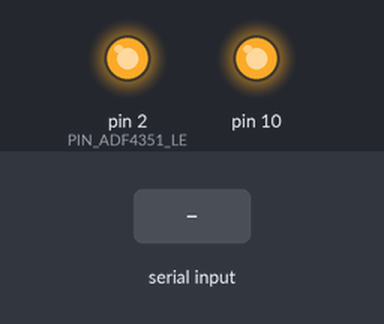
Simulated run of this sketch. Board: Arduino Uno, built with avr-gcc and run on an emulated ATmega328P. On the bench: output pins drawn as LEDs (lit = HIGH). Inputs (shaded band) come from the test bench. What the sketch prints to the serial monitor is not drawn.

Above: at 1.2 s.
1.3 s: "0\n" received over Serial
Timing chart, 0 to 4.3 s (numbered marks = the images above; inputs shaded):
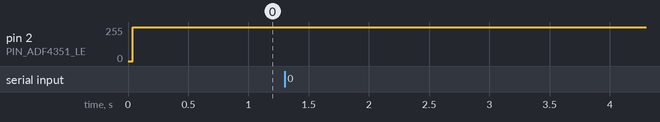

Measured:
- after the input at 1.3 s, every drawn part: stays the same

The sketch:

Arduino_Synth.ino
```cpp
// (licence header left out)
#include <SPI.h>

// Pins
#define PIN_ADF4351_LE 2
#define PIN_ADF4351_MUX 3

// ADF4351 settings
#define ADF4351_DEFAULT_FREQ 1000.0f
#define ADF4351_PFDRF 25.0f
#define ADF4351_MIN_FREQ 35.0f
#define ADF4351_MAX_FREQ 4400.0f


// Other setting
#define SERIAL_BUFFER_LENGTH 40
#define MAIN_LOOP_DELAY 20

// ADF control variables
float currentFrequency = ADF4351_DEFAULT_FREQ;
char currentPower = 0,currentOutputEnable = 0;
char *powerSettings[] = { "-4dBm", "-2dBm",  "+1dBm", "+5dBm"};
char *outputSettings[] = { "Off", "On"};

// Serial
char serialBuffer[SERIAL_BUFFER_LENGTH];
uint8_t currentIndex=0;
char *serialFeedback[] = { "Ok", "NOk"};


// ----------------------------------------
// ----------------ARDUINO-----------------
// ----------------------------------------

void setup()   {
  Serial.begin(9600);
  Serial.println("Command: <0/1 (on/off)> <Freq in MHz> <0-3 (output power)>");
  // Configure pins
  pinMode(PIN_ADF4351_MUX, INPUT);
  pinMode(PIN_ADF4351_LE, OUTPUT);
  digitalWrite(PIN_ADF4351_LE, HIGH);

  // Configure SPI
  SPI.begin();
  SPI.setDataMode(SPI_MODE0);
  SPI.setBitOrder(MSBFIRST);

  // Init. ADF4351
  ADF4351_set(currentOutputEnable,currentPower,currentFrequency,1);
  //serialWriteStatus();
}


void loop() {
  // Handle serial events
  if (serialReadCommand()) {
    ADF4351_set(currentOutputEnable,currentPower,currentFrequency,.01);
    serialWriteStatus();
  }

  delay(MAIN_LOOP_DELAY);
}

// ----------------------------------------
// ----------------Serial-----------------
// ----------------------------------------

uint8_t serialReadCommand(){
  while (Serial.available() > 0) {
    char recieved = Serial.read();

    serialBuffer[currentIndex] = recieved;
    currentIndex ++;
    if (currentIndex >= SERIAL_BUFFER_LENGTH) {
      // Invalid command: command is too long
      Serial.println(serialFeedback[1]);
      currentIndex = 0;
    }

    if (recieved == '\n' || recieved == '\r') {
    // Close string
      serialBuffer[currentIndex-1] = '\0';
    // Clear buffer for next serial transaction
      currentIndex = 0;

    // Split the string
      char* commaIndex = strchr(serialBuffer, ' ');
      if (commaIndex==NULL) {
        // Invalid command: command is malformed
        Serial.println(serialFeedback[1]);
        return 0;
      }
      commaIndex[0] = '\0';
      char* secondCommaIndex = strchr(commaIndex+1, ' ');
      if (secondCommaIndex==NULL) {
        // Invalid command: command is malformed
        Serial.println(serialFeedback[1]);
        return 0;
      }
      secondCommaIndex[0] = '\0';

    // Check values validity
      if (!(strcmp(serialBuffer,"0") == 0 || strcmp(serialBuffer,"1") == 0)) {
        // Invalid command: invalid enable
        Serial.println(serialFeedback[1]);
        return 0;
      }
      if (!(strcmp(secondCommaIndex+1,"0") == 0 || strcmp(secondCommaIndex+1,"1") == 0 || strcmp(secondCommaIndex+1,"2") == 0 || strcmp(secondCommaIndex+1,"3") == 0)) {
        // Invalid command: invalid power
        Serial.println(serialFeedback[1]);
        return 0;
      }
      float serialFrequency = atof(commaIndex+1);
      if (serialFrequency < ADF4351_MIN_FREQ || serialFrequency > ADF4351_MAX_FREQ) {
        // Invalid command: invalid frequency
        Serial.println(serialFeedback[1]);
        return 0;
      }

    // Apply values
      currentOutputEnable = (strcmp(serialBuffer,"0")!=0);
      currentFrequency = serialFrequency;
      currentPower = atoi(secondCommaIndex+1);

      Serial.println(serialFeedback[0]);
      return 1;
    }
  }
  return 0;
}

void serialWriteStatus(){
  Serial.print("Status: ");
  Serial.print(currentFrequency,1);
  Serial.print("MHz ");
  Serial.print(powerSettings[currentPower]);
  Serial.print(" ");
  Serial.println(outputSettings[currentOutputEnable]);
}

// ----------------------------------------
// ----------------ADF4351-----------------
// ----------------------------------------

// Interface
uint16_t gcd (uint16_t a, uint16_t b) {
  uint16_t c;
  while ( a != 0 ) {
    c = a; a = b%a;  b = c;
  }
  return b;
}

/*
* Check if PLL is locked.
* Returns 1 if locked, 0 otherwise.
*/
uint8_t ADF4351_lockdetect(){
  return digitalRead(PIN_ADF4351_MUX);
}

/*
* Set the ADF4351 registers.
* frequency: desired output frequency, in MHz
* power: enum->(0=-4dBm,1=-1dBm,2=2dBm,3=5dBm)
* outputEnable: boolean to enable output
* frequencyResolution: ???
* Return 1 if action was performed, 0 otherwise.
*/
uint8_t ADF4351_set(const uint8_t outputEnable, const uint8_t power, const float frequency, const float frequencyResolution) {
  uint32_t regADF4351[6];

  // Check arguments validity
  if (power < 0 || power > 3)
    return 0;
  if (frequency < ADF4351_MIN_FREQ || frequency > ADF4351_MAX_FREQ)
    return 0;
  if (frequencyResolution < 0.01 || frequencyResolution > 10)
    return 0;

  // Compute registers value
  uint8_t rfDivider,rfDividerValue;
  if (frequency < 68.75) {
    rfDividerValue = 64;
    rfDivider = 6;
  } else if (frequency < 137.5) {
    rfDividerValue = 32;
    rfDivider = 5;
  } else if (frequency < 275) {
    rfDividerValue = 16;
    rfDivider = 4;
  } else if (frequency < 550) {
    rfDividerValue = 8;
    rfDivider = 3;
  } else if (frequency < 1100) {
    rfDividerValue = 4;
    rfDivider = 2;
  } else if (frequency < 2200) {
    rfDividerValue = 2;
    rfDivider = 1;
  } else {
    rfDividerValue = 1;
    rfDivider = 0;
  }
  // FIXME WIERD BEHAVIOR WITH NON DECIMAL RESOLUTION
  float N = ((frequency * (float)rfDividerValue) / ADF4351_PFDRF);
  uint16_t INTA = floor(N);
  uint16_t MOD = round(ADF4351_PFDRF / frequencyResolution);
  uint16_t FRAC = round((N-(float)INTA)*(float)MOD);
  uint16_t div = gcd(MOD,FRAC);
  MOD = (uint16_t)(MOD / div);
  FRAC = (uint16_t)(FRAC / div);

  if (MOD == 1) MOD = 2;

  // Set register array
  regADF4351[0]=__ADF4351Register0(FRAC,INTA);
  regADF4351[1]=__ADF4351Register1(MOD);
  regADF4351[2]=__ADF4351Register2();
  regADF4351[3]=__ADF4351Register3();
  regADF4351[4]=__ADF4351Register4(outputEnable,power,0,rfDivider);
  regADF4351[5]=__ADF4351Register5();

  // Write register array (R5 to R0)
  for (int i = 5; i >= 0; i--){
    __WriteRegister32(regADF4351[i]);
    // Serial.print(regADF4351[i],HEX);
    // Serial.print(" "); //debug
  }
  // Serial.println("");
  return 1;
}

// Private functions

/* Write to a 32 bits register */
void __WriteRegister32(const uint32_t value)
{
  digitalWrite(PIN_ADF4351_LE, LOW);
  for (int i = 3; i >= 0; i--){
    SPI.transfer((value >> 8 * i) & 0xFF);
  }
  digitalWrite(PIN_ADF4351_LE, HIGH);
}
uint32_t __ADF4351Register0(const uint16_t FRAC, const uint16_t INTA){
  return ((uint32_t)FRAC << 3 | (uint32_t)INTA << 15);
}
uint32_t __ADF4351Register1(const uint16_t MOD){
  return ( 0UL << 28 // Disable phase adj. (1 bit)
    | 1UL << 27 // Set prescaler to 8/9 (1 bit)
    | 1UL << 15 // Phase, recommended value (12 bits)
    | (uint32_t)MOD << 3 // Modulus value (12 bits)
    | 0x1UL); // Register 1 (3 control bits)
}
uint32_t __ADF4351Register2(){
  return ( 0UL << 29 // Low noise mode (2 bits)
    | 0UL << 26 // Mux output = three state (3 bits)
    | 0UL << 25 // Reference doubler disable (1 bit)
    | 0UL << 24 // Reference/2 disable (1 bit)
    | 1UL << 14 // Reference counter (10 bits)
    | 0UL << 13 // Disable double buffer (1 bit)
    | 7UL << 9  // Charge current pump = 2.5mA (4 bits)
    | 0UL << 8  // LDF = FRAC-N (1 bit)
    | 0UL << 7  // LDP = 10ns (1 bit)
    | 1UL << 6  // Set PD pol to positive (1 bit)
    | 0UL << 5  // Disable power-down (PD) (1 bit)
    | 0UL << 4  // Disable CP three state (1 bit)
    | 0UL << 3  // Disable counter reset (1 bit)
    | 0x2UL);   // Register 2 (3 control bits)
}
uint32_t __ADF4351Register3(){
  return ( 0UL << 23 // Band select clock mode = low (1 bit)
    | 0UL << 22  // Antibacklash as FRAC-N (1 bit)
    | 0UL << 21  // Disable charge cancelation (1 bit)
    | 0UL << 18  // Disable cycle slip reduction (1 bit)
    | 0UL << 15  // Clock divider OFF (2 bits)
    | 150UL << 3 // Clock divider value (10 bits)
    | 0x3UL);    // Register 3 (3 control bits)
}

// outputPower : (0=-4dBm,1=-1dBm,2=2dBm,3=5dBm)
// outputEnable : (1=enable rf output,0=disable rf output)
// muteTillLockDetect : 1=disable rf output until Locked (default=0)
// rfDivider: see datasheet
uint32_t __ADF4351Register4(const uint8_t outputEnable, const uint8_t outputPower, const uint8_t muteTillLockDetect, const uint8_t rfDivider){
  return (1UL << 23 // Feedback select - Fundamental
    | (uint32_t)rfDivider << 20
    | 200UL << 12 // Band select frequency fixed to 200
    | 0UL << 11 // Power the VCO up (1 bit)
    | (uint32_t)((muteTillLockDetect==1)?1:0) << 10 // Mute RF until locked (1 bit)
    | 0UL << 9 // Aux. output select (1 bit)
    | 0UL << 8 // Aux. enable output (1 bit)
    | 0UL << 6 // Aux. output power (2 bits)
    | (uint32_t)((outputEnable==1)?1:0) << 5 // Enable output (1 bit)
    | (uint32_t)outputPower << 3 // Output power (2 bits)
    | 0x4UL); // Register 4 (3 control bits)
}
uint32_t __ADF4351Register5(){
  return ((1UL << 22) // Sets lock detect pin operation to DigitalLockDetect (2 bits enum)
    | (3UL << 19) // Reserved, set to 1 (2 bits)
    | 0x5UL); // Register 5 (3 control bits)
  // return 0x580005;
}
```
